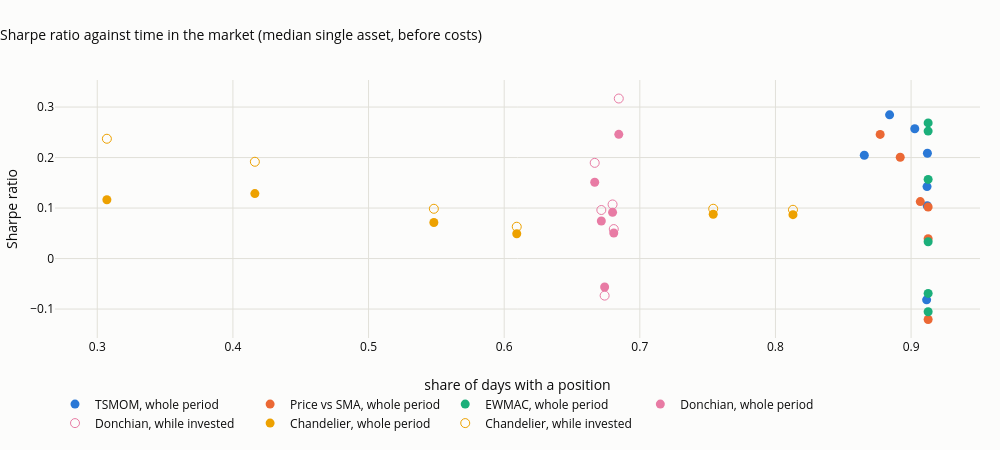

The notebook cell saved with this chart:
### Code cell
# time in the market, and the Sharpe ratio while invested (per asset, median across assets)
rows = []
for (f, n), v in V.items():
    inv = v["pos"].shift(1).abs() > 0
    p = float(inv.mean().median())
    sw = np.nanmedian([sharpe(v["gross_a"][t][inv[t]]) for t in TICKERS])
    sa = np.nanmedian([sharpe(v["gross_a"][t].fillna(0)) for t in TICKERS])
    rows.append(dict(family=f, parameter=n, time_in_market=p, sharpe_asset_whole=sa, sharpe_asset_invested=sw))
T43 = pd.DataFrame(rows)
display(T43[T43.family.isin(["Donchian", "Chandelier"])].round(2))
fig = go.Figure()
for fam, g in T43.groupby("family", sort=False):
    fig.add_scatter(x=g.time_in_market, y=g.sharpe_asset_whole, mode="markers", name=f"{fam}, whole period", marker=dict(color=FAM_COL[fam], size=9))
    if fam in ("Donchian", "Chandelier"):
        fig.add_scatter(x=g.time_in_market, y=g.sharpe_asset_invested, mode="markers", name=f"{fam}, while invested",
                        marker=dict(color=FAM_COL[fam], size=9, symbol="circle-open"))
fig.update_layout(title="Sharpe ratio against time in the market (median single asset, before costs)", xaxis_title="share of days with a position",
                  yaxis_title="Sharpe ratio", height=450, width=1000, margin=dict(t=80), legend=dict(orientation="h", y=-0.2, x=0))
save_figure(fig, "07_07_time_in_market", FIG)
fig

### Figure 1 — Plotly figure (JSON) as saved in the notebook; plotly's stock layout.template omitted (floating-point values rounded to 4 significant figures)
{"data": [{"marker": {"color": "#2a78d6", "size": 9}, "mode": "markers", "name": "TSMOM, whole period", "type": "scatter", "x": [0.9115, 0.9119, 0.912, 0.9117, 0.9027, 0.8842, 0.8655], "y": [-0.08182, 0.1045, 0.2086, 0.1425, 0.2571, 0.2846, 0.2046]}, {"marker": {"color": "#eb6834", "size": 9}, "mode": "markers", "name": "Price vs SMA, whole period", "type": "scatter", "x": [0.9126, 0.9126, 0.9126, 0.9068, 0.892, 0.8772], "y": [-0.1206, 0.0393, 0.102, 0.1127, 0.2006, 0.2458]}, {"marker": {"color": "#1baf7a", "size": 9}, "mode": "markers", "name": "EWMAC, whole period", "type": "scatter", "x": [0.9126, 0.9126, 0.9126, 0.9126, 0.9126, 0.9126], "y": [-0.1054, -0.06905, 0.03336, 0.1567, 0.2686, 0.2525]}, {"marker": {"color": "#e87ba4", "size": 9}, "mode": "markers", "name": "Donchian, whole period", "type": "scatter", "x": [0.6741, 0.6808, 0.6799, 0.6716, 0.6667, 0.6845], "y": [-0.0564, 0.05064, 0.09145, 0.07445, 0.1511, 0.246]}, {"marker": {"color": "#e87ba4", "size": 9, "symbol": "circle-open"}, "mode": "markers", "name": "Donchian, while invested", "type": "scatter", "x": [0.6741, 0.6808, 0.6799, 0.6716, 0.6667, 0.6845], "y": [-0.07341, 0.05835, 0.1072, 0.09614, 0.1895, 0.3169]}, {"marker": {"color": "#eda100", "size": 9}, "mode": "markers", "name": "Chandelier, whole period", "type": "scatter", "x": [0.8129, 0.7541, 0.6093, 0.5482, 0.4162, 0.3071], "y": [0.08685, 0.08771, 0.04922, 0.07133, 0.1287, 0.1164]}, {"marker": {"color": "#eda100", "size": 9, "symbol": "circle-open"}, "mode": "markers", "name": "Chandelier, while invested", "type": "scatter", "x": [0.8129, 0.7541, 0.6093, 0.5482, 0.4162, 0.3071], "y": [0.09657, 0.09859, 0.06302, 0.09853, 0.1917, 0.2372]}], "layout": {"height": 450, "legend": {"orientation": "h", "x": 0, "y": -0.2}, "margin": {"t": 80}, "title": {"text": "Sharpe ratio against time in the market (median single asset, before costs)"}, "width": 1000, "xaxis": {"title": {"text": "share of days with a position"}}, "yaxis": {"title": {"text": "Sharpe ratio"}}}}
